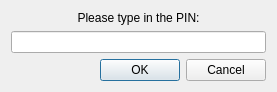
<?xml version="1.0" encoding="UTF-8"?>
<ui version="4.0">
 <class>AddNewAccountDialog</class>
 <widget class="QDialog" name="AddNewAccountDialog">
  <property name="geometry">
   <rect>
    <x>0</x>
    <y>0</y>
    <width>277</width>
    <height>87</height>
   </rect>
  </property>
  <property name="windowTitle">
   <string>Dialog</string>
  </property>
  <layout class="QVBoxLayout" name="verticalLayout">
   <item>
    <spacer name="verticalSpacer_2">
     <property name="orientation">
      <enum>Qt::Vertical</enum>
     </property>
     <property name="sizeHint" stdset="0">
      <size>
       <width>20</width>
       <height>40</height>
      </size>
     </property>
    </spacer>
   </item>
   <item>
    <widget class="QLabel" name="qlb_info">
     <property name="text">
      <string>Please type in the PIN:</string>
     </property>
     <property name="alignment">
      <set>Qt::AlignCenter</set>
     </property>
     <property name="wordWrap">
      <bool>true</bool>
     </property>
    </widget>
   </item>
   <item>
    <widget class="QLineEdit" name="qle_pin"/>
   </item>
   <item>
    <spacer name="verticalSpacer">
     <property name="orientation">
      <enum>Qt::Vertical</enum>
     </property>
     <property name="sizeHint" stdset="0">
      <size>
       <width>20</width>
       <height>40</height>
      </size>
     </property>
    </spacer>
   </item>
   <item>
    <widget class="QDialogButtonBox" name="button_box">
     <property name="orientation">
      <enum>Qt::Horizontal</enum>
     </property>
     <property name="standardButtons">
      <set>QDialogButtonBox::Cancel|QDialogButtonBox::Ok</set>
     </property>
    </widget>
   </item>
  </layout>
 </widget>
 <resources/>
 <connections>
  <connection>
   <sender>button_box</sender>
   <signal>accepted()</signal>
   <receiver>AddNewAccountDialog</receiver>
   <slot>accept()</slot>
   <hints>
    <hint type="sourcelabel">
     <x>248</x>
     <y>254</y>
    </hint>
    <hint type="destinationlabel">
     <x>157</x>
     <y>274</y>
    </hint>
   </hints>
  </connection>
  <connection>
   <sender>button_box</sender>
   <signal>rejected()</signal>
   <receiver>AddNewAccountDialog</receiver>
   <slot>reject()</slot>
   <hints>
    <hint type="sourcelabel">
     <x>316</x>
     <y>260</y>
    </hint>
    <hint type="destinationlabel">
     <x>286</x>
     <y>274</y>
    </hint>
   </hints>
  </connection>
 </connections>
</ui>
